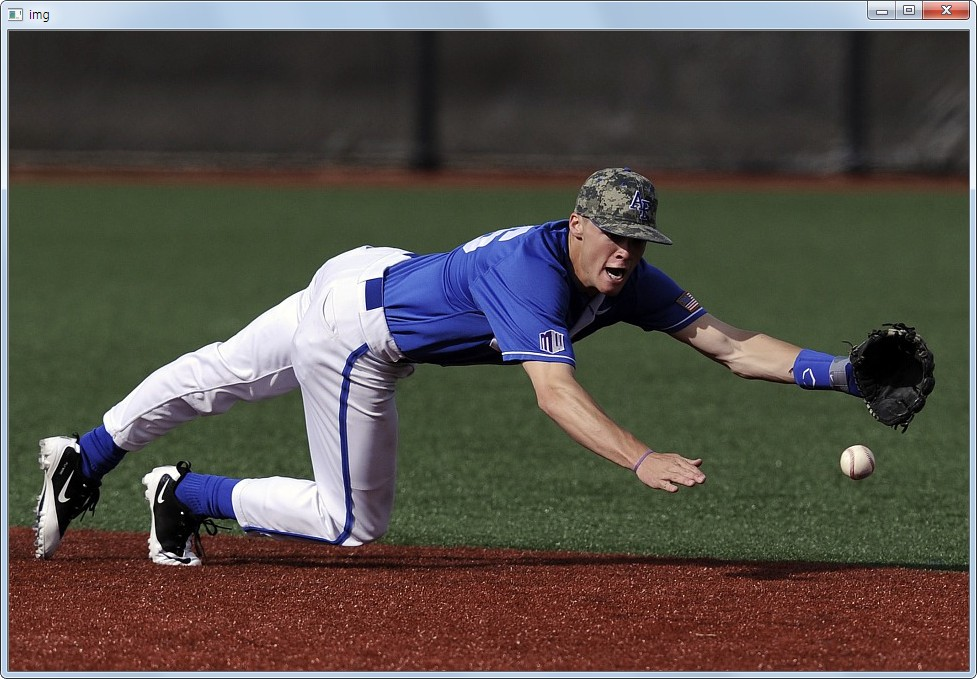
#> input picture image/baseball.jpg, 977 x 679 px, given in place of linear_gradient.png, which was not available
$ python image_thresholding.py
#> lines starting #> are read from the running program, lines starting #| are printed output that depends on the picture; after the words box and inside, x2 and y2 are one past the last pixel; in counts of white or black regions, pixels touching at a corner belong together; pictures that were not available may be replaced by others from this repository, and a replacement may not be noted
# -*- coding: utf-8 -*-

# 이미지 이진화의 방법인 Simple thresholding, Adaptive thresholding, Otsu's thresholding에 대해서 알 수 있다
# cv2.threshold(), cv2.adaptiveThreshold() 함수에 대해서 알 수 있다
import cv2
import numpy as np
from matplotlib import pyplot as plt

### 기본 임계처리
# 이진화 처리는 간단하지만, 쉽지 않은 문제를 가지고 있따
# 이진화란 영상을 흑/백으로 분류하여 처리하는 것을 맗한다. 이떄 기준이 되는 임계값을
# 어떻게 결정할 것인지가 중요한 문제가 된다. 임계값보다 크면 백, 작으면 흑이 된다.
# 기본 임계처리는 사용자가 고정된 임계값을 결정하고 그 결과를 보여주는 단순한 형태이다
# 이때 사용하는 함수가 threshold() 이다
# cv2.threshold(그레이스케일 이미지, 임계값, 임계값 넘을 때 적용할 값, 임계 타입)

# thresholding type은 아래와 같다
# cv2.THRESH_BINARY
# cv2.THRESH_BINARY_INV
# cv2.THRESH_TRUNC
# cv2.THRESH_TOZERO
# cv2.THRESH_TOZERO_INV

img = cv2.imread('image/linear_gradient.png', 0)
#> img: shape (679, 977); min 0, max 255, mean 80.5

ret, thresh1 = cv2.threshold(img, 127, 255, cv2.THRESH_BINARY)
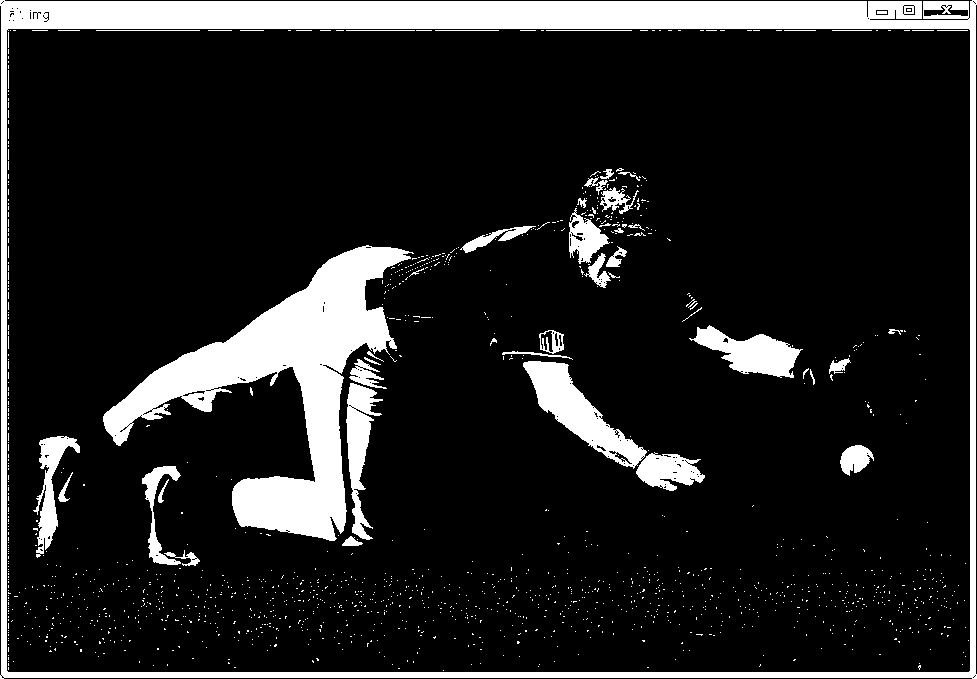
#> thresh1: shape (679, 977); 13.9% white; 1445 white regions (1393 under 20 px), largest, box (x1, y1, x2, y2) and area: (0, 0, 977, 679) 40305, (103, 245, 414, 541) 28172, (523, 361, 647, 469) 4450
ret, thresh2 = cv2.threshold(img, 127, 255, cv2.THRESH_BINARY_INV)
ret, thresh3 = cv2.threshold(img, 127, 255, cv2.THRESH_TRUNC)
ret, thresh4 = cv2.threshold(img, 127, 255, cv2.THRESH_TOZERO)
ret, thresh5 = cv2.threshold(img, 127, 255, cv2.THRESH_TOZERO_INV)

titles = ['Original', 'BINARY', 'BINARY_INV', 'TRUNC', 'TOZERO', 'TOZERO_INV']
images = [img, thresh1, thresh2, thresh3, thresh4, thresh5]

for i in range(6):
    plt.subplot(2, 3, i+1), plt.imshow(images[i], 'gray')
    plt.title(titles[i])
    plt.xticks([]), plt.yticks([])

plt.show()


### 적응 임계처리
# 이전에 결과를 보면 한 가지 문제점이 있다. 임계값을 이미지 전체에 적용하여 처리하기 때문에
# 하나의 이미지에 음영이 다르면 일부 영역이 모두 흰색 또는 검정색으로 보여지게 된다
# 이런 문제를 해결하기 위해 이미지의 작은 영역별로 thresholding을 하는 것이다
# 이때 사용하는 함수가 cv2.adaptiveThreshold() 이다
# cv2.adaptiveThreshold(그레이스케일 이미지, 임계값, 임계값을 계산하는 방법, 임계 타입, 블럭사이즈, 평균에서 차감할 값)

# Adaptive Method는 다음과 같다
# cv2.ADAPTIVE_THRESH_MEAN_C : 주변영역의 평균값으로 결정
# cv2.ADAPTIVE_THRESH_GAUSSIAN_C : 가중치 가우시안 윈도 주변영역의 가중치 합으로 결정

img2 = cv2.imread('image/dave.png', 0)
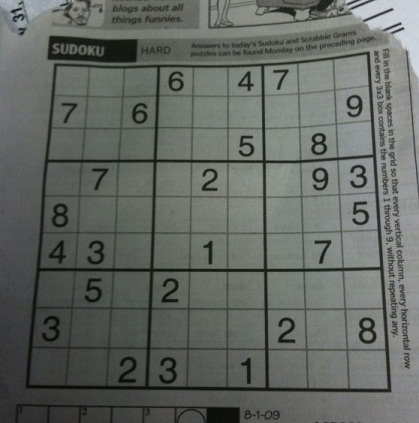
#> input picture image/dave.png, 419 x 423 px
#> img2: shape (423, 419); min 5, max 218, mean 101.9
img2 = cv2.medianBlur(img2, 5)

ret, th1 = cv2.threshold(img2, 127, 255, cv2.THRESH_BINARY)
#> th1: shape (423, 419); 26% white; 53 white regions (23 under 20 px), largest, box (x1, y1, x2, y2) and area: (193, 0, 419, 423) 16674, (265, 56, 372, 160) 8942, (266, 158, 380, 268) 8657

th2 = cv2.adaptiveThreshold(img2, 255, cv2.ADAPTIVE_THRESH_MEAN_C, cv2.THRESH_BINARY, 15, 2)
#> th2: shape (423, 419); 76.2% white; 533 black regions (367 under 20 px), largest, box (x1, y1, x2, y2) and area: (25, 51, 392, 393) 10835, (142, 0, 404, 49) 4032, (47, 36, 138, 62) 1465
th3 = cv2.adaptiveThreshold(img2, 255, cv2.ADAPTIVE_THRESH_GAUSSIAN_C, cv2.THRESH_BINARY, 15, 2)
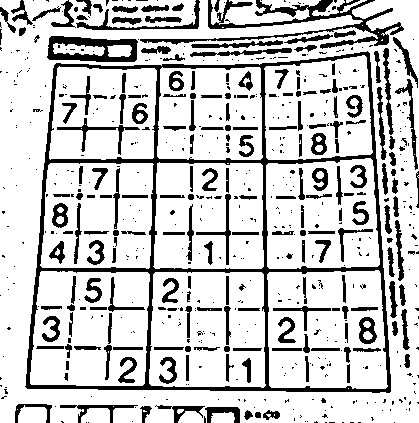
#> th3: shape (423, 419); 79.2% white; 626 black regions (422 under 20 px), largest, box (x1, y1, x2, y2) and area: (25, 51, 391, 393) 9743, (140, 0, 404, 49) 2807, (47, 36, 138, 62) 1312

titles = ['Original', 'Global', 'Mean', 'Gaussian']

images = [img2, th1, th2, th3]

for i in range(4):
    plt.subplot(2, 2, i + 1), plt.imshow(images[i], 'gray')
    plt.title(titles[i])
    plt.xticks([]), plt.yticks([])

plt.show()


### Otsu의 이진화
# 지금까지 thresholding처리를 하면서 임계값을 사용자가 결정하여 parameter로 전달하였다
# 그렇다면 그 임계값을 어떻게 정의해야 할까? 가장 일반적인 방뻐은 trial and error 방식이다
# 그러나 bimodal image(히스토그램으로 분석하면 2개의 peak가 있는 이미지)의 경우
# 히스토그램에서 임계값을 어느정도 정확히 계산할 수 있다.
# Otsu의 이진화란 bimodal image에서 임계값을 자동으로 계산해주는 것을 말한다

# 적용 방법은 cv2.threshold()함수의 flag에 추가로 cv2.THRESH_OTSU를 적용하면 된다.
# 이떄 임계값은 0으로 전달하면 된다
# 다음 예제는 global threshold값, Otsu thresholding적용,
# Gaussian blur를 통해 noise를 제거한 후 Otsu thresholding을 적용한 과정이다
img3 = cv2.imread('image/noise.jpg', 0)
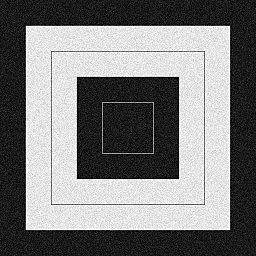
#> input picture image/noise.jpg, 256 x 256 px
#> img3 is the input picture: shape (256, 256); min 0, max 255, mean 122.3

# global thresholding
ret1, th1 = cv2.threshold(img3, 127, 255, cv2.THRESH_BINARY)
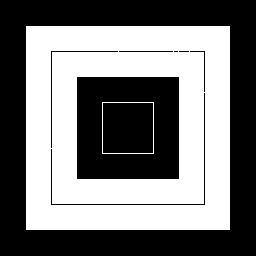
#> th1: shape (256, 256); 47% white; 2 white regions, box (x1, y1, x2, y2) and area: (26, 26, 230, 230) 30606, (102, 102, 154, 154) 204

ret2, th2 = cv2.threshold(img3, 0, 255, cv2.THRESH_BINARY + cv2.THRESH_OTSU)
#> th2: shape (256, 256); 47% white; 2 white regions, box (x1, y1, x2, y2) and area: (26, 26, 230, 230) 30604, (102, 102, 154, 154) 203
#> ret2 = 128

blur = cv2.GaussianBlur(img3, (5, 5), 0)
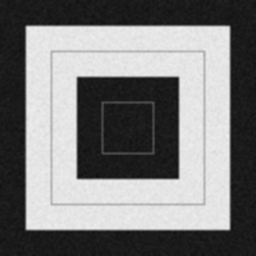
#> blur: shape (256, 256); min 15, max 240, mean 122.3

ret3, th3 = cv2.threshold(img3, 0, 255, cv2.THRESH_BINARY+cv2.THRESH_OTSU)
#> ret3 = 128

# plot all the images and their histograms
images = [img3, 0, th1, img3, 0, th2, blur, 0, th3]

titles = ['Original Noisy Image', 'Histogram', 'Global THresholding (v=127)', 'Original Noisy Image', 'Histogram', "Otsu's Thresholding", 'Gaussian filtered Image', 'Histogram', "Otsu's Thresholding"]

for i in range(3):
	plt.subplot(3,3,i*3+1),plt.imshow(images[i*3],'gray')
	plt.title(titles[i*3]), plt.xticks([]), plt.yticks([])
	plt.subplot(3,3,i*3+2),plt.hist(images[i*3].ravel(),256)
	plt.title(titles[i*3+1]), plt.xticks([]), plt.yticks([])
	plt.subplot(3,3,i*3+3),plt.imshow(images[i*3+2],'gray')
	plt.title(titles[i*3+2]), plt.xticks([]), plt.yticks([])

plt.show()
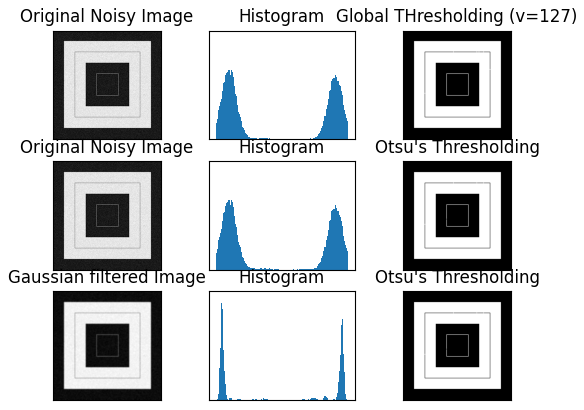
#> figure drawn by matplotlib, 9 panels
